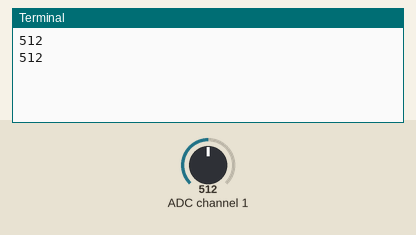
A program run on a simulated Raspberry Pi (BCM pin numbers). Parts: the last lines printed to the terminal. The test bench sets the inputs (shaded band); at power-on: ADC channel 1 = 512 (analog values on the 0–1023 scale). Web requests get an empty 200 reply after 0.4 s.

Above: at 1.2 s.
1.3 s: ADC channel 1 set to 865
At 1.9 s:
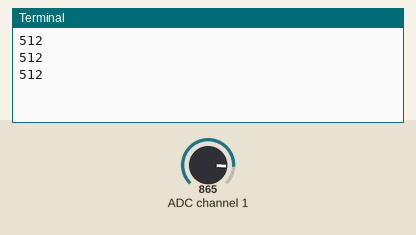
2.8 s: ADC channel 1 set to 898
At 5.4 s:
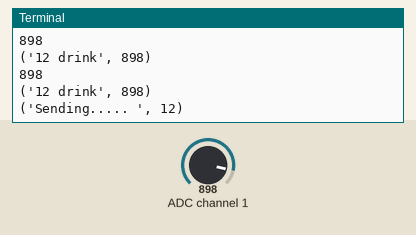
5.5 s: ADC channel 1 set to 926
At 6.3 s:
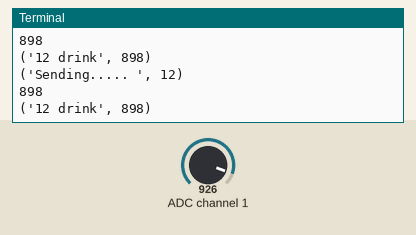
Timing chart, 0 to 8.5 s (numbered marks = the images above; inputs shaded):
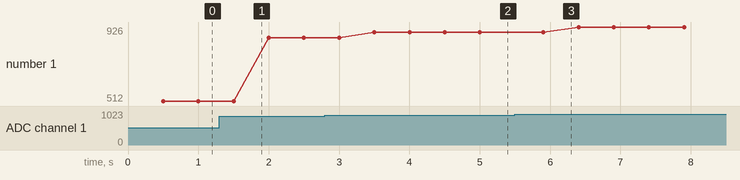

The program:

drink2.py
```python
#!/usr/bin/python
import requests
import json
import spidev
import time

channel = 1

#Create SPI
spi = spidev.SpiDev()
spi.open(0, 0)

temp = 0
count = 0
send = 1
def analogRead(data):

    	if data > 7 or data < 0:
        	return -1

    	r = spi.xfer2([1, 8 + data << 4, 0])
    	data = ((r[1] & 3) << 8) + r[2]

    	return data

def sendDataDRINK(data):

	global temp
	global count
        global send
	if(data != temp):
		temp = data
		count = 0
	else:
		count = count+1

	if(count == 3):
		print ("Sending..... ",data)
		url = 'http://localhost:3000/dataDrink'
       		headers = {'Content-type': 'application/json', 'Accept': 'text/plain'}
		payload = {'drink': data}
        	response = requests.post(url,data=payload)

		if(data == 4 and send == 1):
                        url = 'http://localhost:3000/setupDrink'
                        headers = {'Content-type': 'application/json', 'Accept': 'text/plain'}
                        response = requests.get(url,headers=headers)
                        send = 0

                elif(data != 4):
                        send = 1
global send
global temp
global count

while True:

    	val = analogRead(channel)
	time.sleep(0.5)

	print val

    	if val > 1020:
	        print ("No",val)
	        sendDataDRINK(0)
    	elif val <= 1020 and val >= 1005:
	        print ("1 drink",val)
	        sendDataDRINK(1)
    	elif val <= 1004 and val >= 993:
       		print ("2 drink",val)
	        sendDataDRINK(2)
	elif val <= 992 and val >= 984:
                print ("3 drink",val)
	        sendDataDRINK(3)
	elif val <= 983 and val >= 974:
                print ("4 drink",val)
		sendDataDRINK(4)
	elif val <= 973 and val >= 965:
                print ("5 drink",val)
	        sendDataDRINK(5)
	elif val <= 964 and val >= 955:
                print ("6 drink",val)
	        sendDataDRINK(6)
	elif val <= 954 and val >= 945:
                print ("7 drink",val)
	        sendDataDRINK(7)
	elif val <= 944 and val >= 936:
                print ("8 drink",val)
	        sendDataDRINK(8)
	elif val <= 935 and val >= 928:
                print ("9 drink",val)
	        sendDataDRINK(9)
	elif val <= 927 and val >= 921:
                print ("10 drink",val)
                sendDataDRINK(10)
	elif val <= 920 and val >= 913:
                print ("11 drink",val)
                sendDataDRINK(11)
	elif val <= 912 and val >= 880:
                print ("12 drink",val)
                sendDataDRINK(12)
```

Measured:
- the behaviour switches between 879 and 880 on ADC channel 1 (found by bisection; images 1 and 2)
- the behaviour switches between 912 and 913 on ADC channel 1 (found by bisection; images 2 and 3)
- after the input at 2.8 s, the terminal: prints a new line after 0.70 s (image 2)
- plotted number 1: 512 → 865 after the input at 1.3 s, 865 → 898 after the input at 2.8 s, 898 → 926 after the input at 5.5 s
